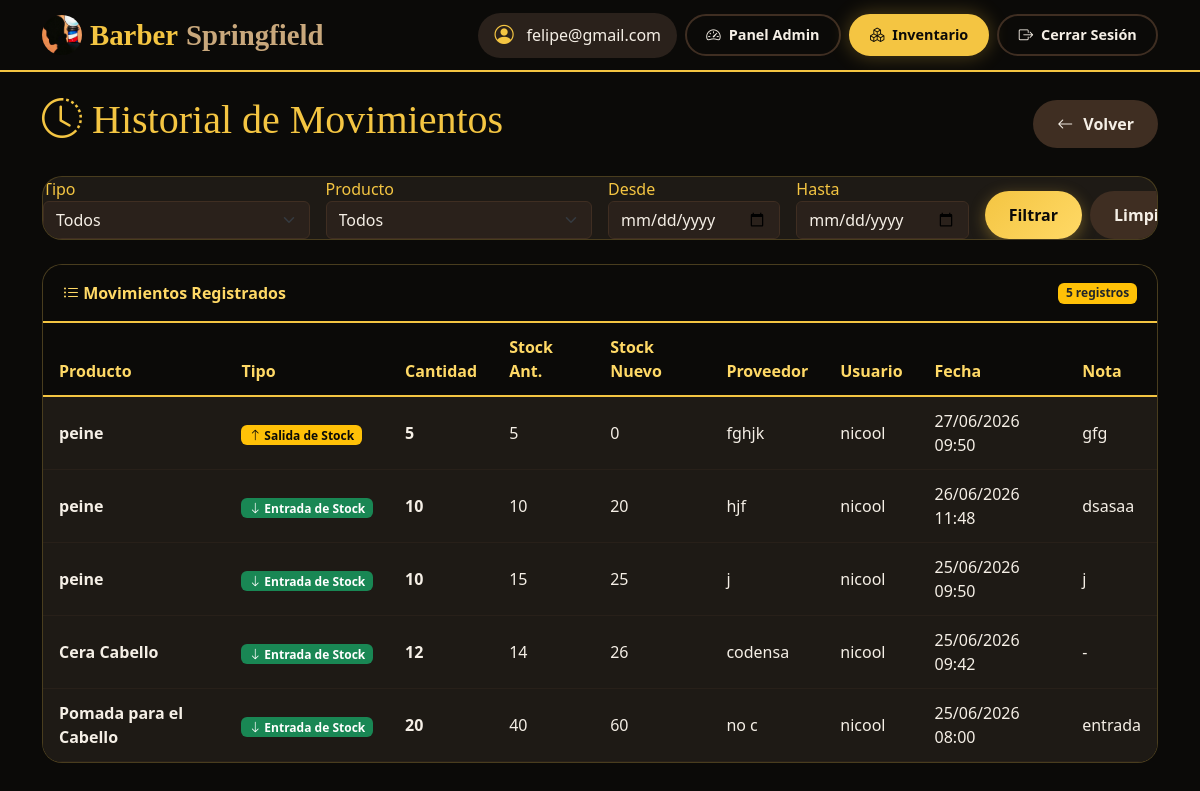
/inventario/historial/ (signed in), run on the app's committed database.
### inventario/models.py (models this page shows, shortened)
class MovimientoInventario(models.Model):
    TIPO_MOVIMIENTO = [
        ('ENTRADA', 'Entrada de Stock'),
        ('SALIDA', 'Salida de Stock'),
        ('AJUSTE', 'Ajuste de Stock'),  # <-- NUEVO TIPO
    ]
    producto = models.ForeignKey(Producto, on_delete=models.CASCADE, related_name='movimientos')
    tipo = models.CharField(max_length=10, choices=TIPO_MOVIMIENTO)
    cantidad = models.PositiveIntegerField()
    stock_anterior = models.PositiveIntegerField(default=0)  # <-- Stock antes del movimiento
    stock_nuevo = models.PositiveIntegerField(default=0)     # <-- Stock después del movimiento
    proveedor = models.CharField(max_length=200, blank=True, null=True)  # <-- Proveedor
    fecha = models.DateTimeField(default=timezone.now)  # <-- Fecha personalizable (ahora no es auto_now_add)
    usuario = models.ForeignKey(User, on_delete=models.SET_NULL, null=True, blank=True)
    nota = models.TextField(blank=True, null=True)
    class Meta:
        ordering = ['-fecha']  # <-- Ordenar por fecha descendente

class Producto(models.Model):
    nombre = models.CharField(max_length=200)
    descripcion = models.TextField(blank=True, null=True)
    stock_actual = models.PositiveIntegerField(default=0)
    stock_minimo = models.PositiveIntegerField(default=5)
    precio_unitario = models.DecimalField(max_digits=10, decimal_places=2, default=0)
    fecha_creacion = models.DateTimeField(auto_now_add=True)
    activo = models.BooleanField(default=True)

### inventario/views.py (the view)
# urls.py: path('historial/', views.historial_movimientos, name='historial'),
@login_required
def historial_movimientos(request):
    movimientos = MovimientoInventario.objects.select_related('producto', 'usuario').order_by('-fecha')
    tipo = request.GET.get('tipo')
    producto_id = request.GET.get('producto')
    fecha_inicio = request.GET.get('fecha_inicio')
    fecha_fin = request.GET.get('fecha_fin')
    if tipo:
        movimientos = movimientos.filter(tipo=tipo)
    if producto_id:
        movimientos = movimientos.filter(producto_id=producto_id)
    if fecha_inicio:
        movimientos = movimientos.filter(fecha__date__gte=fecha_inicio)
    if fecha_fin:
        movimientos = movimientos.filter(fecha__date__lte=fecha_fin)
    productos = Producto.objects.filter(activo=True)
    context = {
        'movimientos': movimientos,
        'productos': productos,
        'tipos': MovimientoInventario.TIPO_MOVIMIENTO,
    }
    return render(request, 'inventario/historial_movimientos.html', context)

### inventario/templates/inventario/historial_movimientos.html (shortened to what this page needs)
{% load static %}
<!DOCTYPE html>
<html lang="es">
<head>
    <link href="https://cdn.jsdelivr.net/npm/bootstrap@5.3.3/dist/css/bootstrap.min.css" rel="stylesheet">
    <link rel="stylesheet" href="https://cdn.jsdelivr.net/npm/bootstrap-icons@1.11.3/font/bootstrap-icons.min.css">
    <link rel="stylesheet" href="{% static 'styles.css' %}">
</head>
<body>
    <nav class="navbar-custom">
        <div class="container">
            <div class="d-flex align-items-center justify-content-between w-100 flex-wrap gap-2">
                <a class="navbar-brand-custom" href="{% url 'inicio' %}">
                    <img src="{% static 'logo.jpeg' %}" alt="Logo"> Barber <span>Springfield</span>
                </a>
                <div class="d-flex align-items-center gap-2 flex-wrap">
                    <div class="user-info-custom">
                        <i class="bi bi-person-circle"></i>
                        <span>{{ user.username }}</span>
                    </div>
                    <a href="{% url 'administracion:panel_admin' %}" class="nav-btn">
                        <i class="bi bi-speedometer2"></i> Panel Admin
                    </a>
                    <a href="{% url 'inventario:dashboard' %}" class="nav-btn active">
                        <i class="bi bi-boxes"></i> Inventario
                    </a>
                    <button class="btn-logout-custom" data-bs-toggle="modal" data-bs-target="#modalCerrarSesion">
                        <i class="bi bi-box-arrow-right"></i> Cerrar Sesión
                    </button>
                </div>
            </div>
        </div>
    </nav>
    <div class="container py-4">
        <div class="d-flex justify-content-between align-items-center mb-4">
            <h1 class="text-yellow"><i class="bi bi-clock-history"></i> Historial de Movimientos</h1>
            <a href="{% url 'inventario:dashboard' %}" class="btn-secondary-custom">
                <i class="bi bi-arrow-left"></i> Volver
            </a>
        </div>
        <div class="card-custom mb-4">
            <div class="card-body">
                <form method="GET" class="row g-3">
                    <div class="col-md-3">
                        <label class="text-yellow">Tipo</label>
                        <select name="tipo" class="form-select bg-dark-input">
                            <option value="">Todos</option>
                        </select>
                    </div>
                    <div class="col-md-3">
                        <label class="text-yellow">Producto</label>
                        <select name="producto" class="form-select bg-dark-input">
                            <option value="">Todos</option>
                        </select>
                    </div>
                    <div class="col-md-2">
                        <label class="text-yellow">Desde</label>
                        <input type="date" name="fecha_inicio" class="form-control bg-dark-input" value="{{ request.GET.fecha_inicio }}">
                    </div>
                    <div class="col-md-2">
                        <label class="text-yellow">Hasta</label>
                        <input type="date" name="fecha_fin" class="form-control bg-dark-input" value="{{ request.GET.fecha_fin }}">
                    </div>
                    <div class="col-md-2 d-flex align-items-end gap-2">
                        <button type="submit" class="btn-modern w-100">Filtrar</button>
                        <a href="{% url 'inventario:historial' %}" class="btn-secondary-custom">Limpiar</a>
                    </div>
                </form>
            </div>
        </div>
        <div class="card-custom">
            <div class="card-header-custom d-flex justify-content-between align-items-center">
                <span><i class="bi bi-list-ul"></i> Movimientos Registrados</span>
                <span class="badge bg-warning text-dark">{{ movimientos|length }} registros</span>
            </div>
            <div class="card-body p-0">
                <div class="table-responsive">
                    <table class="table table-custom table-hover mb-0">
                        <thead>
                            <tr>
                                <th>Producto</th>
                                <th>Tipo</th>
                                <th>Cantidad</th>
                                <th>Stock Ant.</th>
                                <th>Stock Nuevo</th>
                                <th>Proveedor</th>
                                <th>Usuario</th>
                                <th>Fecha</th>
                                <th>Nota</th>
                            </tr>
                        </thead>
                        <tbody>
                            {% for mov in movimientos %}
                            <tr>
                                <td><strong>{{ mov.producto.nombre }}</strong></td>
                                <td>
                                    <span class="badge {% if mov.tipo == 'ENTRADA' %}bg-success{% elif mov.tipo == 'SALIDA' %}bg-warning text-dark{% else %}bg-info text-dark{% endif %}">
                                        <i class="bi {% if mov.tipo == 'ENTRADA' %}bi-arrow-down{% elif mov.tipo == 'SALIDA' %}bi-arrow-up{% else %}bi-pencil{% endif %}"></i>
                                        {{ mov.get_tipo_display }}
                                    </span>
                                </td>
                                <td class="fw-bold">{{ mov.cantidad }}</td>
                                <td>{{ mov.stock_anterior }}</td>
                                <td>{{ mov.stock_nuevo }}</td>
                                <td>{{ mov.proveedor|default:"-" }}</td>
                                <td>{{ mov.usuario.username|default:"Sistema" }}</td>
                                <td>{{ mov.fecha|date:"d/m/Y H:i" }}</td>
                                <td>{{ mov.nota|default:"-"|truncatechars:30 }}</td>
                            </tr>
                            {% endfor %}
                        </tbody>
                    </table>
                </div>
            </div>
        </div>
    </div>
</body>
</html>

### static/styles.css (style rules this page uses)
* { margin: 0; padding: 0; box-sizing: border-box; }
body { font-family: 'Segoe UI', 'Inter', system-ui, -apple-system, sans-serif; background-color: #0B0A08; color: #F5EFE6; }
h1, h2, h3, .navbar-brand { font-family: 'Playfair Display', 'Georgia', serif; }
.text-yellow { color: #F4C542; }
.form-control { background-color: #2A211B; border: 1px solid #C9A87C; color: white; }
.form-control::placeholder { color: #C9A87C; }
.table thead { color: #F4C542; }
.table tbody { color: #F5EFE6; }
.bg-dark-input { background-color: #2A211B !important; border: 1px solid #3F2E22 !important; color: #F5EFE6 !important; }
.badge.bg-success { background-color: #198754 !important; }
.badge.bg-warning { background-color: #ffc107 !important; }
.text-yellow { color: #F4C542 !important; }
.card-header-custom { background-color: #0B0A08; border-bottom: 2px solid #F4C542; padding: 1rem 1.25rem; font-weight: 600; color: #FFD966; }

### inventario/templates/inventario/historial_movimientos.html (style rules this page uses)
* { margin: 0; padding: 0; box-sizing: border-box; }
body { background-color: #0B0A08; color: #F5EFE6; font-family: 'Segoe UI', 'Inter', system-ui, sans-serif; }
.navbar-custom { background-color: #0B0A08; border-bottom: 2px solid #F4C542; padding: 0.8rem 0; position: sticky; top: 0; z-index: 1050; }
.navbar-brand-custom { font-family: 'Playfair Display', 'Georgia', serif; font-size: 1.8rem; font-weight: 700; color: #F4C542 !important; text-decoration: none; display: flex; align-items: center; gap: 0.5rem; }
.navbar-brand-custom span { color: #C9A87C; }
.navbar-brand-custom img { height: 40px; width: 40px; object-fit: cover; border-radius: 50%; }
.nav-btn { background: transparent; border: 2px solid #3F2E22; color: #F5EFE6 !important; padding: 0.5rem 1.2rem; border-radius: 40px; font-weight: 600; font-size: 0.9rem; text-decoration: none; display: inline-flex; align-items: center; gap: 0.5rem; transition: all 0.3s ease; cursor: pointer; }
.nav-btn.active { background-color: #F4C542; border-color: #F4C542; color: #0B0A08 !important; box-shadow: 0 0 20px rgba(244, 197, 66, 0.3); }
.btn-logout-custom { background: transparent; border: 2px solid #3F2E22; color: #F5EFE6; padding: 0.5rem 1.2rem; border-radius: 40px; font-weight: 600; font-size: 0.9rem; display: inline-flex; align-items: center; gap: 0.5rem; transition: all 0.3s ease; cursor: pointer; }
.user-info-custom { background-color: #2A211B; padding: 0.5rem 1rem; border-radius: 40px; display: inline-flex; align-items: center; gap: 0.8rem; color: #F5EFE6; }
.user-info-custom i { color: #F4C542; font-size: 1.2rem; }
.text-yellow { color: #F4C542 !important; }
.card-custom { background-color: #1E1A15 !important; border-radius: 20px !important; border: 1px solid rgba(244, 197, 66, 0.2) !important; margin-bottom: 2rem; overflow: hidden; }
.card-header-custom { background-color: #0B0A08 !important; border-bottom: 2px solid #F4C542 !important; padding: 1rem 1.25rem; font-weight: 600; color: #FFD966 !important; }
.table-custom { background-color: #1E1A15 !important; margin-bottom: 0; }
.table-custom thead th { color: #FFD966 !important; border-bottom: 2px solid #F4C542 !important; font-weight: 600 !important; padding: 0.75rem 1rem; background-color: #0B0A08 !important; }
.table-custom tbody td { color: #F5EFE6 !important; vertical-align: middle; padding: 0.75rem 1rem; border-bottom: 1px solid rgba(63, 46, 34, 0.3) !important; background-color: #1E1A15 !important; }
.table-custom tbody tr { background-color: #1E1A15 !important; transition: background-color 0.2s ease; }
.table-custom .badge.bg-success { background-color: #198754 !important; color: white !important; }
.table-custom .badge.bg-warning { background-color: #ffc107 !important; color: #0B0A08 !important; }
.bg-dark-input { background-color: #2A211B !important; border: 1px solid #3F2E22 !important; color: #F5EFE6 !important; }
.bg-dark-input option { background-color: #2A211B !important; color: #F5EFE6 !important; }
.btn-modern { background: linear-gradient(135deg, #F4C542 0%, #FFD966 100%); border: none; border-radius: 50px; padding: 12px 24px; color: #0B0A08; font-weight: 700; transition: all 0.3s; box-shadow: 0 4px 15px rgba(244, 197, 66, 0.35); text-decoration: none; display: inline-flex; align-items: center; gap: 10px; cursor: pointer; }
.btn-secondary-custom { background: #3F2E22; border: none; border-radius: 50px; padding: 12px 24px; color: #F5EFE6; font-weight: 600; transition: all 0.3s; text-decoration: none; display: inline-flex; align-items: center; gap: 10px; cursor: pointer; }

### data on the page
MovimientoInventario: producto.nombre "peine", tipo "Salida de Stock", cantidad "5", stock_anterior "5", stock_nuevo "0", proveedor "fghjk", usuario.username "nicool", fecha "27/06/2026 09:50", nota "gfg"
MovimientoInventario: producto.nombre "peine", tipo "Entrada de Stock", cantidad "10", stock_anterior "10", stock_nuevo "20", proveedor "hjf", usuario.username "nicool", fecha "26/06/2026 11:48", nota "dsasaa"
MovimientoInventario: producto.nombre "peine", tipo "Entrada de Stock", cantidad "10", stock_anterior "15", stock_nuevo "25", proveedor "j", usuario.username "nicool", fecha "25/06/2026 09:50", nota "j"
MovimientoInventario: producto.nombre "Cera Cabello", tipo "Entrada de Stock", cantidad "12", stock_anterior "14", stock_nuevo "26", proveedor "codensa", usuario.username "nicool", fecha "25/06/2026 09:42", nota "-"
MovimientoInventario: producto.nombre "Pomada para el Cabello", tipo "Entrada de Stock", cantidad "20", stock_anterior "40", stock_nuevo "60", proveedor "no c", usuario.username "nicool", fecha "25/06/2026 08:00", nota "entrada"

### other printed values
{{ user.username }} "felipe@gmail.com"
{{ movimientos|length }} "5"
